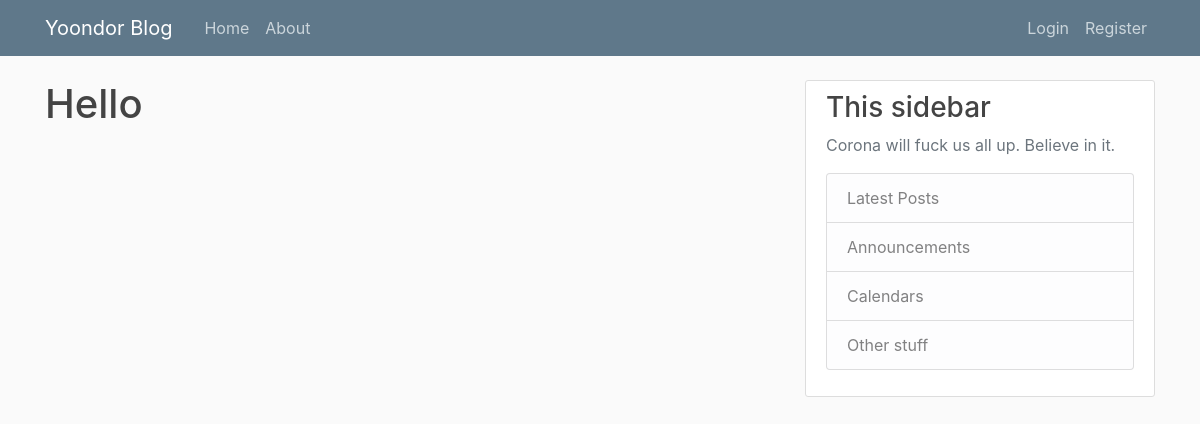
Page /home on the earlier database version.
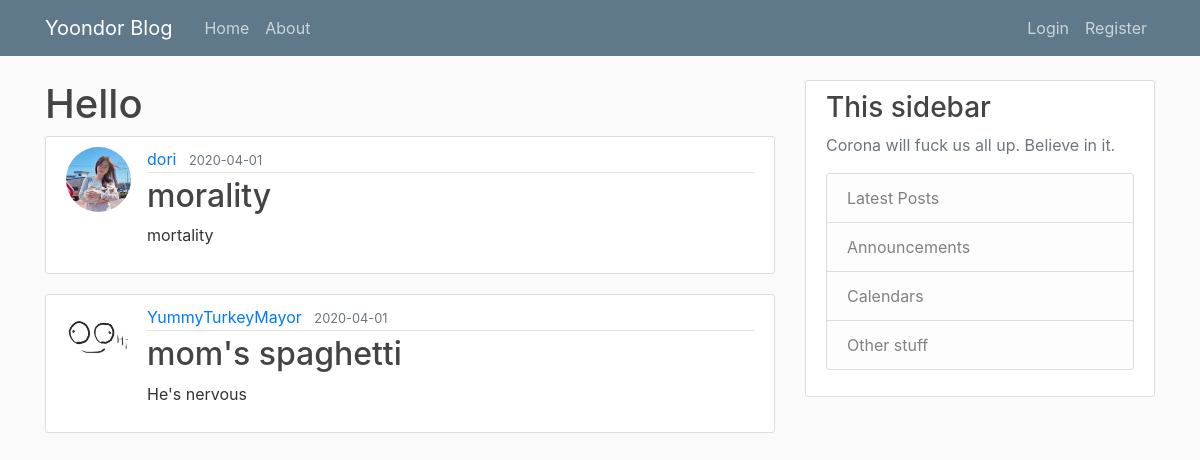
Same page on the later database version.
### flaskblog/models.py (models this page shows, shortened)
class Post(db.Model):
    id = db.Column(db.Integer, primary_key=True)
    title = db.Column(db.String(100), nullable=False)
    date_posted = db.Column(db.DateTime, nullable=False, default=datetime.utcnow)
    content = db.Column(db.Text, nullable=False)
    user_id = db.Column(db.Integer, db.ForeignKey('user.id'), nullable=False)

class User(db.Model, UserMixin):
    id = db.Column(db.Integer, primary_key=True)
    username = db.Column(db.String(20), unique=True, nullable=False)
    email = db.Column(db.String(120), unique=True, nullable=False)
    image_file = db.Column(db.String(20), nullable=False, default='default.jpg')
    pw = db.Column(db.String(60), nullable=False)
    posts = db.relationship('Post', backref='author', lazy=True)

### flaskblog/routes.py (the view)
@app.route("/")
@app.route("/home")
def hello():
    posts = Post.query.all()
    return render_template('home.html', posts=posts)

### flaskblog/templates/home.html
{% extends "layout.html" %}
{% block content %}
    <h1>Hello</h1>
    {% for post in posts %}
        <article class="media content-section">
            <img class="rounded-circle article-img" src="{{ url_for('static', filename='profile_pics/' + post.author.image_file)}}">
          <div class="media-body">
            <div class="article-metadata">
              <a class="mr-2" href="#">{{ post.author.username }}</a>
              <small class="text-muted">{{ post.date_posted.strftime('%Y-%m-%d') }}</small>
            </div>
            <h2><a class="article-title" href="{{ url_for('post', post_id=post.id) }}">{{ post.title }}</a></h2>
            <p class="article-content">{{ post.content }}</p>
          </div>
        </article>
    {% endfor %}
{% endblock content %}

### flaskblog/templates/layout.html (shortened to what this page needs)
<!DOCTYPE html>
<html lang="en">
<head>
    <link rel="stylesheet" href="https://stackpath.bootstrapcdn.com/bootstrap/4.3.1/css/bootstrap.min.css">
    <link rel="stylesheet" type="text/css" href="{{ url_for('static', filename='main.css') }}"/>
</head>
<body>
<header class="site-header">
  <nav class="navbar navbar-expand-md navbar-dark bg-steel fixed-top">
    <div class="container">
      <a class="navbar-brand mr-4" href="/">Yoondor Blog</a>
      <div class="collapse navbar-collapse" id="navbarToggle">
        <div class="navbar-nav mr-auto">
          <a class="nav-item nav-link" href="{{ url_for('hello')}}">Home</a>
          <a class="nav-item nav-link" href="{{ url_for('about')}}">About</a>
        </div>
        <div class="navbar-nav">
            {% if current_user.is_authenticated %}
            <a class="nav-item nav-link" href="{{ url_for('new_post')}}">New post</a>
          <a class="nav-item nav-link" href="{{ url_for('account')}}">Account</a>
          <a class="nav-item nav-link" href="{{ url_for('logout')}}">Logout</a>
            {% else %}
          <a class="nav-item nav-link" href="{{ url_for('login')}}">Login</a>
          <a class="nav-item nav-link" href="{{ url_for('register')}}">Register</a>
            {% endif %}
        </div>
      </div>
    </div>
  </nav>
</header>
<main role="main" class="container">
  <div class="row">
    <div class="col-md-8">
        {% block content %}{% endblock %}
    </div>
    <div class="col-md-4">
      <div class="content-section">
        <h3>This sidebar</h3>
        <p class='text-muted'>Corona will fuck us all up. Believe in it.
          <ul class="list-group">
            <li class="list-group-item list-group-item-light">Latest Posts</li>
            <li class="list-group-item list-group-item-light">Announcements</li>
            <li class="list-group-item list-group-item-light">Calendars</li>
            <li class="list-group-item list-group-item-light">Other stuff</li>
          </ul>
        </p>
      </div>
    </div>
  </div>
</main>
</body>
</html>

### flaskblog/static/main.css (style rules this page uses)
body { background: #fafafa; color: #333333; margin-top: 5rem; }
h1, h2, h3, h4, h5, h6 { color: #444444; }
.bg-steel { background-color: #5f788a; }
.site-header .navbar-nav .nav-link { color: #cbd5db; }
.content-section { background: #ffffff; padding: 10px 20px; border: 1px solid #dddddd; border-radius: 3px; margin-bottom: 20px; }
.article-title { color: #444444; }
.article-content { white-space: pre-line; }
.article-img { height: 65px; width: 65px; margin-right: 16px; }
.article-metadata { padding-bottom: 1px; margin-bottom: 4px; border-bottom: 1px solid #e3e3e3 }

Differences in the rows shown:
added Post: image_file (picture), author.username "dori", date_posted "2020-04-01", title "morality", content "mortality"
added Post: image_file (placeholder picture), author.username "YummyTurkeyMayor", date_posted "2020-04-01", title "mom's spaghetti", content "He's nervous"
